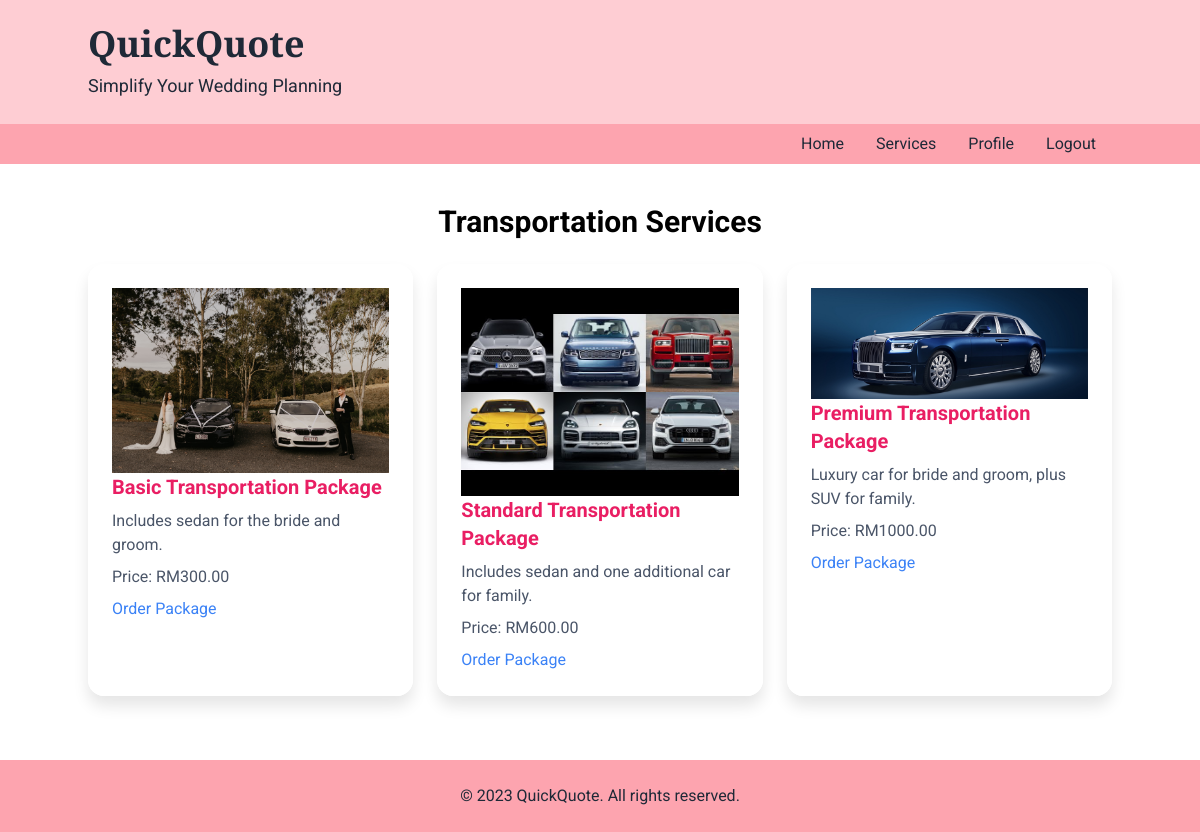
Page /QuickQoute/transportation.php on the committed database.
### tables this page shows
CREATE TABLE `packages` (
  `package_id` int(11) NOT NULL,
  `service_id` int(11) DEFAULT NULL,
  `package_name` varchar(100) NOT NULL,
  `description` text DEFAULT NULL,
  `price` decimal(10,2) NOT NULL,
  `image_url` varchar(255) DEFAULT NULL,
  `created_at` timestamp NOT NULL DEFAULT current_timestamp()
);

### QuickQoute/transportation.php (the view, shortened to what this page needs)
<html>
<head>
    <script src="https://cdn.tailwindcss.com"></script>
    <link href="https://cdnjs.cloudflare.com/ajax/libs/font-awesome/5.15.3/css/all.min.css" rel="stylesheet"/>
</head>
<body>
    <header class="bg-rose-200 text-gray-800 py-6">
        <div class="container mx-auto text-left">
            <h1 class="text-4xl font-bold" style="font-family: 'Playfair Display', serif;">QuickQuote</h1>
            <p class="text-lg mt-2">Simplify Your Wedding Planning</p>
        </div>
    </header>
    <nav class="bg-rose-300">
   <div class="container mx-auto flex justify-end">
    <a class="text-gray-800 px-4 py-2 hover:bg-rose-400" href="dashboard.php">
     Home
    </a>
    <a class="text-gray-800 px-4 py-2 hover:bg-rose-400" href="service.php">
     Services
    </a>
    <a class="text-gray-800 px-4 py-2 hover:bg-rose-400" href="customerprofile.php">
     Profile
    </a>
    <a class="text-gray-800 px-4 py-2 hover:bg-rose-400" href="index.php">
     Logout
    </a>
   </div>
  </nav>
    <main class="container mx-auto py-10">
        <h2 class="text-3xl font-bold mb-6 text-center">Transportation Services</h2>
        <div class="grid grid-cols-1 md:grid-cols-2 lg:grid-cols-3 gap-6">
            <?php
            include 'db.php';
            $transportation_service_id = 4;
            $query = "SELECT * FROM packages WHERE service_id = ?";
            $stmt = $conn->prepare($query);
            $stmt->bind_param("i", $transportation_service_id);
            $stmt->execute();
            $result = $stmt->get_result();
            while ($package = $result->fetch_assoc()) {
                echo '<div class="service-card fade-in">';
                if (!empty($package['image_url'])) {
                    echo '<img src="' . htmlspecialchars($package['image_url']) . '" alt="Image of ' . htmlspecialchars($package['package_name']) . '">';
                }
                echo '<h3 class="text-xl font-bold mb-2">' . htmlspecialchars($package['package_name']) . '</h3>';
                echo '<p class="text-gray-700 mb-2">' . htmlspecialchars($package['description']) . '</p>';
                echo '<p class="text-gray-700 mb-2">Price: RM' . htmlspecialchars($package['price']) . '</p>';
                echo '<a class="text-blue-600 hover:underline" href="orderdetails.php?package_id=' . htmlspecialchars($package['package_id']) . '">Order Package</a>';
                echo '</div>';
            }
            ?>
        </div>
    </main>
    <footer class="bg-rose-300 text-gray-800 py-6 mt-auto">
        <div class="container mx-auto text-center">
            <p>© 2023 QuickQuote. All rights reserved.</p>
        </div>
    </footer>
</body>
</html>

### QuickQoute/transportation.php (style rules this page uses)
body { font-family: 'Roboto', sans-serif; display: flex; flex-direction: column; min-height: 100vh; background-image: url('https://storage.googleapis.com/a1aa/image/wedding-background.jpg'); background-size: cover; background-attachment: fixed; }
.fade-in { animation: fadeIn 1s ease-in-out; }
.service-card { background: rgba(255, 255, 255, 0.9); padding: 1.5rem; border-radius: 1rem; box-shadow: 0 10px 15px rgba(0, 0, 0, 0.1); margin-bottom: 1.5rem; transition: transform 0.3s ease, box-shadow 0.3s ease; }
.service-card h3 { color: #e91e63; }
.service-card p { color: #4A5568; }
.service-card a { color: #3b82f6; }

### rows in the picture
packages: image_url (picture), package_name "Basic Transportation Package", description "Includes sedan for the bride and groom.", price "300.00"
packages: image_url (picture), package_name "Standard Transportation Package", description "Includes sedan and one additional car for family.", price "600.00"
packages: image_url (picture), package_name "Premium Transportation Package", description "Luxury car for bride and groom, plus SUV for family.", price "1000.00"
